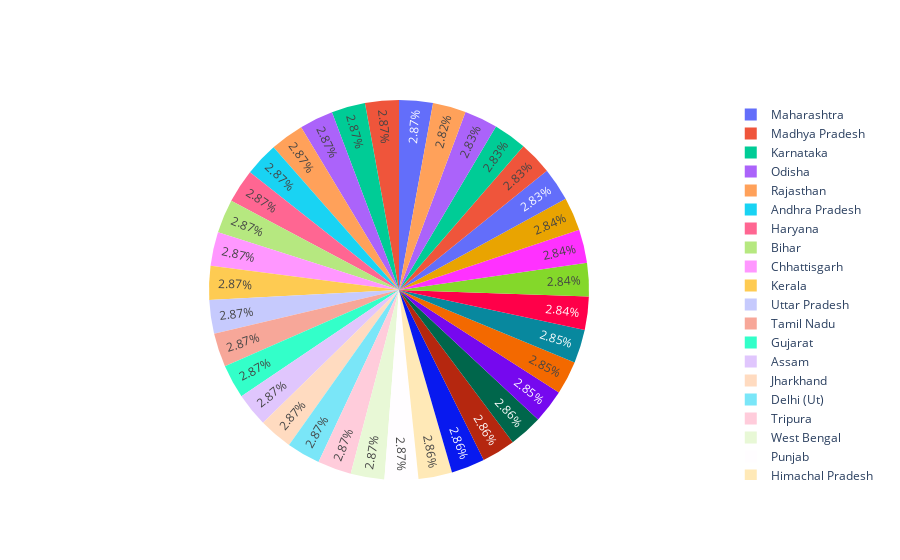

The notebook cell this image was saved under:
### Markdown cell above
### State Wise Suicide percenatge in india.

### Code cell
state_value=data['State'].value_counts().tolist()

import plotly.graph_objects as go

labels =['Maharashtra',    'Madhya Pradesh','Karnataka','Odisha','Rajasthan','Andhra Pradesh ','Haryana','Bihar','Chhattisgarh',         'Kerala'   ,            'Uttar Pradesh'   ,     'Tamil Nadu  ' ,   
         'Gujarat'  ,'Assam','Jharkhand' ,'Delhi (Ut)','Tripura' ,'West Bengal' ,'Punjab'  ,             'Himachal Pradesh  ' ,  'Jammu & Kashmir  ' ,   'Goa',                  'Uttarakhand',          'Sikkim',               'Mizoram' ,             'Meghalaya'    ,        'Puducherry',           'Chandigarh' ,          'A & N Islands        ','Daman & Diu  ',        'Arunachal Pradesh  ', 'Nagaland ' ,          'D & N Haveli '  ,     'Manipur ','Lakshadweep']
fig = go.Figure(data=[go.Pie(labels=labels, values=values)])
fig.show()

### Figure 1 — Plotly figure (JSON) as saved in the notebook; plotly's stock layout.template omitted (floating-point values rounded to 4 significant figures)
{"data": [{"labels": ["Maharashtra", "Madhya Pradesh", "Karnataka", "Odisha", "Rajasthan", "Andhra Pradesh ", "Haryana", "Bihar", "Chhattisgarh", "Kerala", "Uttar Pradesh", "Tamil Nadu  ", "Gujarat", "Assam", "Jharkhand", "Delhi (Ut)", "Tripura", "West Bengal", "Punjab", "Himachal Pradesh  ", "Jammu & Kashmir  ", "Goa", "Uttarakhand", "Sikkim", "Mizoram", "Meghalaya", "Puducherry", "Chandigarh", "A & N Islands        ", "Daman & Diu  ", "Arunachal Pradesh  ", "Nagaland ", "D & N Haveli ", "Manipur ", "Lakshadweep"], "type": "pie", "values": [6792, 6792, 6792, 6791, 6791, 6791, 6790, 6790, 6790, 6788, 6787, 6786, 6786, 6786, 6785, 6782, 6782, 6780, 6779, 6774, 6761, 6759, 6758, 6742, 6737, 6733, 6730, 6717, 6712, 6710, 6707, 6705, 6704, 6700, 6674, 312, 312, 312]}], "layout": {}}
